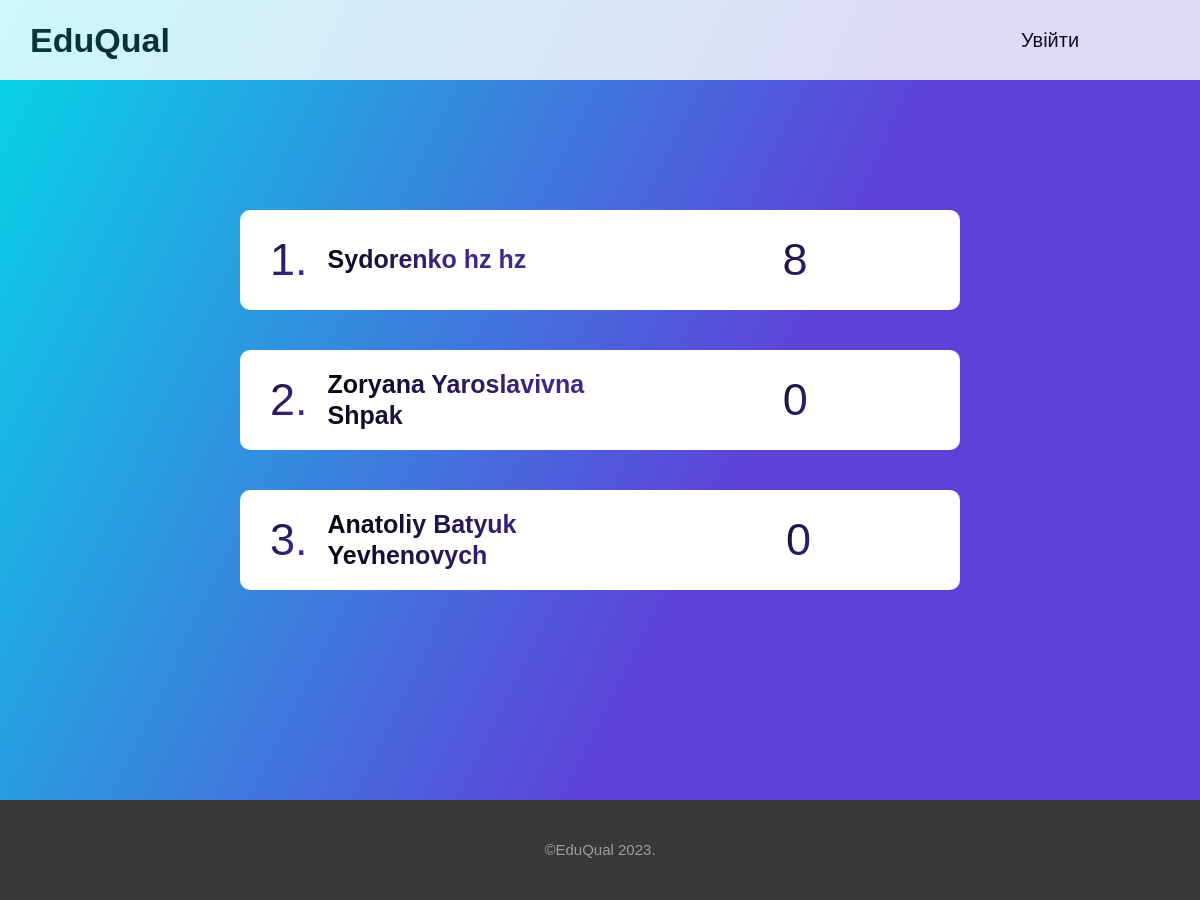
The app's page /teachersrating/ with its own data.
### poll/models.py (models this page shows, shortened)
class Teacher(models.Model):
    firstname = models.CharField(max_length=30)
    lastname = models.CharField(max_length=30)
    surname = models.CharField(max_length=30)
    score = models.IntegerField(default=0)
    class Meta:
        verbose_name = "Teacher"
        verbose_name_plural = "Teachers"

### poll/views.py (the view)
# urls.py: path('teachersrating/', teachersRating, name='teachersRating'),
def teachersRating(request):
    context = {}
    context['members'] = Teacher.objects.order_by('score').reverse().all()
    return render(request, 'rating/rating.html', context=context)

### poll/templates/rating/rating.html (shortened to what this page needs)
{% load static %}
<!doctype html>
<html lang="en">
<head>
    <link rel="stylesheet" href="{% static 'style_rating.css' %}">
</head>
<body>
<div class="header disp">
    <div class="logo">
        <a href="{% url 'home' %}" class="logo-text disp"><b>EduQual</b></a>
    </div>
    <div class="menu disp">
        {% if user.is_authenticated %}
            <a class="item" href="{% url 'logout' %}">Вийти</a>
        {% else %}
            <a class="item" href="{% url 'login' %}">Увійти</a>
        {% endif %}
    </div>
</div>
<div class="rating-page disp-centr">
    {% for i in members %}
        <div class="rating disp">
            <div class="info disp">
                <div class="number text">
                    <p>{{ forloop.counter }}.</p>
                </div>
                <div class="name-secondname disp">
                    <p class="text">{{ i.firstname }} {{ i.lastname }} {{ i.surname }}</p>
                </div>
            </div>
            <div class="rating-result disp-centr">
                <div class="mark  text">
                    <p>{{ i.score }}</p>
                </div>
            </div>
        </div>
    {% endfor %}
</div>
<div class="sixth-page">
    <div class="text-six">©EduQual 2023.</div>
</div>
</body>
</html>

### staticfiles/style_rating.css (style rules this page uses)
body { margin: 0; font-family: 'Archivo', sans-serif; }
.disp { display: flex; }
.disp-centr { display: flex; align-items: center; justify-content: center; }
.header { height: 80px; width: 100%; background: #ffffff; opacity: 0.8; align-items: center; justify-content: space-between; position: fixed; }
.menu { width: 300px; align-items: center; justify-content: space-around; font-size: 20px; }
.logo-text { width: 200px; justify-content: space-around; margin: 0; font-size: 34px; color: #050f10; }
.rating-page { flex-direction: column; background: linear-gradient(115.99deg, #00E1E7 -3.86%, #5F41D9 61.74%); width: 100%; min-height: 90vh; padding: 40px 0 40px 0; }
.rating { transition: 0.4s; margin: 20px 0 20px 0; box-sizing: border-box; padding: 0 30px 0 30px; align-items: center; justify-content: space-between; width: 60%; height: 100px; background-color: white; border-radius: 10px; }
.info { align-items: center; height: 30%; }
.name-secondname { margin-left: 20px; align-items: center; }
.text { background: linear-gradient(115.99deg, #000000 -3.86%, #40278a 61.74%); -webkit-background-clip: text; -webkit-text-fill-color: transparent; font-style: normal; font-weight: 600; font-size: 25px; line-height: 125%; }
.number { font-size: 45px; font-weight: 300; }
.rating-result { width: 265px; margin: 0; }
.mark { margin-left: 30px; font-size: 45px; font-weight: 300; width: 60px; }
.sixth-page { display: flex; justify-content: center; align-items: center; width: 100%; height: 100px; background-color: #383838; }
.text-six { font-size: 15px; line-height: 20px; text-align: center; color: #9E9E9E; }
a { color: inherit; text-decoration: none; }

### records on screen
Teacher: firstname "Sydorenko", lastname "hz", surname "hz", score "8"
Teacher: firstname "Zoryana", lastname "Yaroslavivna", surname "Shpak", score "0"
Teacher: firstname "Anatoliy", lastname "Batyuk", surname "Yevhenovych", score "0"
